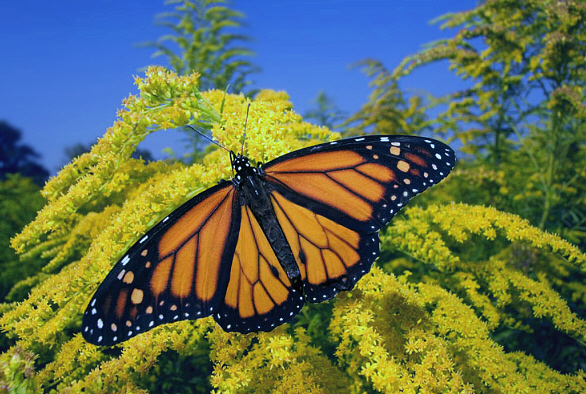
#> input picture src/data/images/0010042.png, 586 x 394 px; its folder holds only this picture in this run
$ jupyter execute --allow-errors 0_wavelet.ipynb   (shell and % lines are left out)
#> lines starting #> are read from the running program, lines starting #| are printed output that depends on the picture
[cell 1]
import pandas as pd
import numpy as np
from PIL import Image
import os
import pywt
from natsort import natsorted

[cell 2]
IMG_PATH = 'data/'

[cell 3]
def get_vector_from_image(image, iterations):
    """
    get_vector_from_image obtiene el vector característico de la imagen image

    :param image: Imagen en formato vector.
    :param iterations: Entero que indica la cantidad de veces que se aplica el wavelet a la imagen.
    :return LL.flatten(): Vector característico en 1D.
    """
    LL, (LH, HL, HH) = pywt.dwt2(image, 'haar')
    for _ in range(iterations - 1):
        LL, (LH, HL, HH) = pywt.dwt2(LL, 'haar')
    return LL.flatten()

[cell 4]
def generate_data(src_dir, iterations, width=100, height=100):

#> called with src_dir = 'data/', iterations = 3, width = 100, height = 100
    data = []

    for train_img in natsorted(os.listdir(src_dir + 'images/')):
        image_path = f"{src_dir}/images/{train_img}"
        img = Image.open(image_path)
#> img is the input picture: PIL image 586x394 RGB; mean R, G, B 99.6, 111.6, 82.3
        newsize = (width, height)
        img = img.resize(newsize)
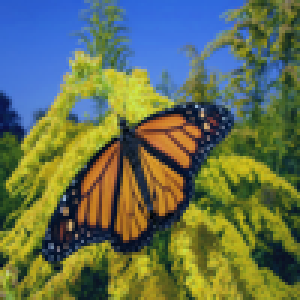
#> img: PIL image 100x100 RGB (shown 3 times larger); mean R, G, B 99.6, 111.6, 82.3
        fv = get_vector_from_image(img, iterations)
#> the loop in get_vector_from_image, `for _ in range(iterations - 1):` made 2 passes
#> pass 1, in get_vector_from_image, `LL, (LH, HL, HH) = pywt.dwt2(LL, 'haar')`:
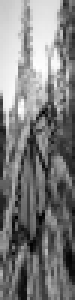
#> LL: shape (100, 25, 1) float64 (shown 3 times larger); min 88.25, max 671, mean 375.8; drawn with min black and max white
#> pass 1, in get_vector_from_image, `LL, (LH, HL, HH) = pywt.dwt2(LL, 'haar')`:
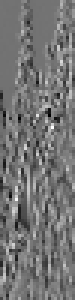
#> LH: shape (100, 25, 1) float64 (shown 3 times larger); min -181.3, max 218.5, mean 2; drawn with min black and max white
#> pass 1, in get_vector_from_image, `LL, (LH, HL, HH) = pywt.dwt2(LL, 'haar')`:
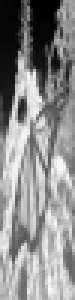
#> HL: shape (100, 25, 1) float64 (shown 3 times larger); min -287, max 325, mean 46.6; drawn with min black and max white
#> pass 1, in get_vector_from_image, `LL, (LH, HL, HH) = pywt.dwt2(LL, 'haar')`:
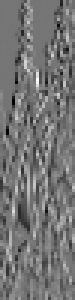
#> HH: shape (100, 25, 1) float64 (shown 3 times larger); min -192, max 223.5, mean -1.6; drawn with min black and max white
#> fv = 1300 values, max 1337.3 at index 292, min 206.5 at index 1116, mean 740.2
        data.append(fv)
    df = pd.DataFrame(data, index =natsorted(os.listdir(src_dir + 'images/')))
#> df = table of 1 rows and 1300 columns
    print(f"Tamaño del vector caracteristica con {iterations} cortes: {len(fv)}")
#| Tamaño del vector caracteristica con 3 cortes: 1300
    return df

#> (a cell that did not finish here is left out)

$ run again, on src/data/images/0020060.png
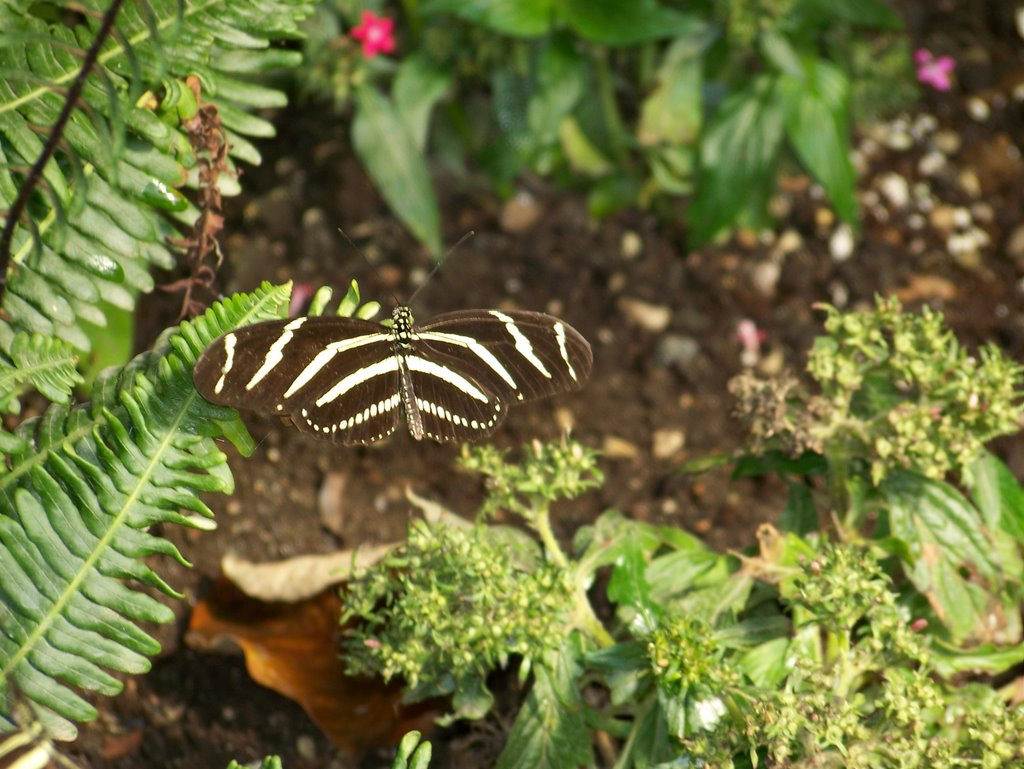
#> input picture src/data/images/0020060.png, 1024 x 769 px
#> in generate_data, img is the input picture: PIL image 1024x769 RGB; mean R, G, B 108.5, 111.3, 59.8
#> in generate_data, `img = img.resize(newsize)`:
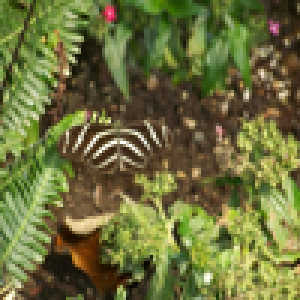
#> img: PIL image 100x100 RGB (shown 3 times larger); mean R, G, B 108.4, 111.3, 59.8
#> the loop in get_vector_from_image, `for _ in range(iterations - 1):` made 2 passes
#> pass 1, in get_vector_from_image, `LL, (LH, HL, HH) = pywt.dwt2(LL, 'haar')`:
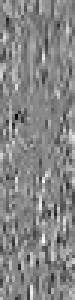
#> HH: shape (100, 25, 1) float64 (shown 3 times larger); min -70.25, max 63.5, mean 0; drawn with min black and max white
#> fv = 1300 values, max 1532.3 at index 965, min 135.8 at index 1120, mean 678.2
#> df = table of 1 rows and 1300 columns
#| Tamaño del vector caracteristica con 3 cortes: 1300

$ run again, on src/data/images/0040068.png
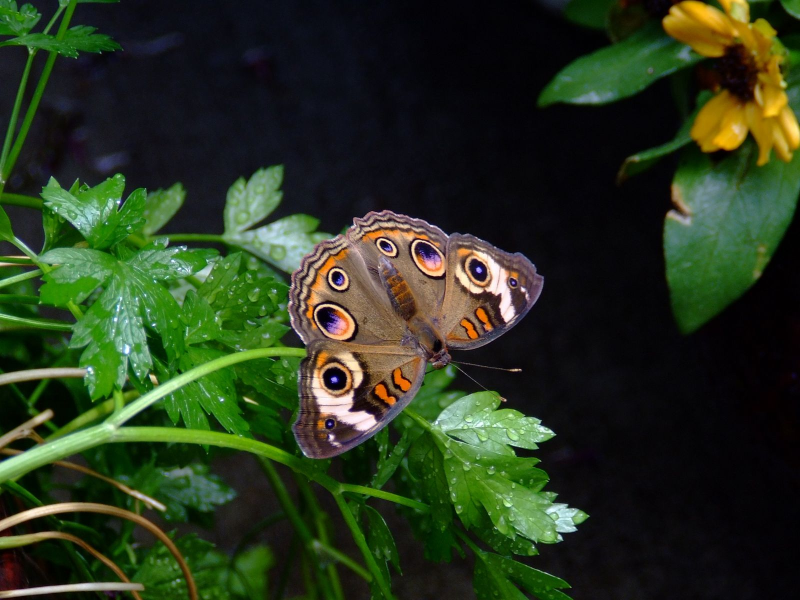
#> input picture src/data/images/0040068.png, 1600 x 1200 px (shown at 1/2 size)
#> in generate_data, img is the input picture: PIL image 1600x1200 RGB; mean R, G, B 40.9, 54.1, 30.1
#> in generate_data, `img = img.resize(newsize)`:
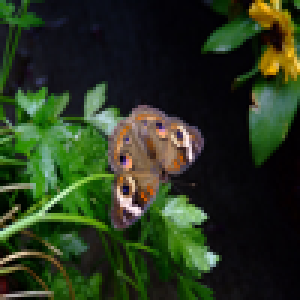
#> img: PIL image 100x100 RGB (shown 3 times larger); mean R, G, B 40.9, 54.1, 30.2
#> the loop in get_vector_from_image, `for _ in range(iterations - 1):` made 2 passes
#> pass 1, in get_vector_from_image, `LL, (LH, HL, HH) = pywt.dwt2(LL, 'haar')`:
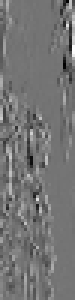
#> HH: shape (100, 25, 1) float64 (shown 3 times larger); min -107.5, max 127, mean 0; drawn with min black and max white
#> fv = 1300 values, max 1405.3 at index 917, min 11 at index 662, mean 306.7
#> df = table of 1 rows and 1300 columns
#| Tamaño del vector caracteristica con 3 cortes: 1300

$ run again, on src/data/images/0040136.png
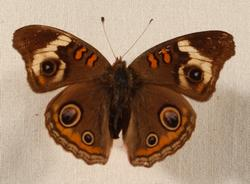
#> input picture src/data/images/0040136.png, 250 x 184 px
#> in generate_data, img is the input picture: PIL image 250x184 RGB; mean R, G, B 157.8, 129.4, 106.5
#> in generate_data, `img = img.resize(newsize)`:
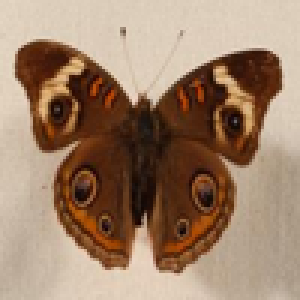
#> img: PIL image 100x100 RGB (shown 3 times larger); mean R, G, B 157.8, 129.4, 106.5
#> the loop in get_vector_from_image, `for _ in range(iterations - 1):` made 2 passes
#> pass 1, in get_vector_from_image, `LL, (LH, HL, HH) = pywt.dwt2(LL, 'haar')`:
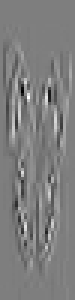
#> HH: shape (100, 25, 1) float64 (shown 3 times larger); min -68, max 69, mean 0.1; drawn with min black and max white
#> fv = 1300 values, max 1644.8 at index 205, min 169.3 at index 630, mean 1015.8
#> df = table of 1 rows and 1300 columns
#| Tamaño del vector caracteristica con 3 cortes: 1300
